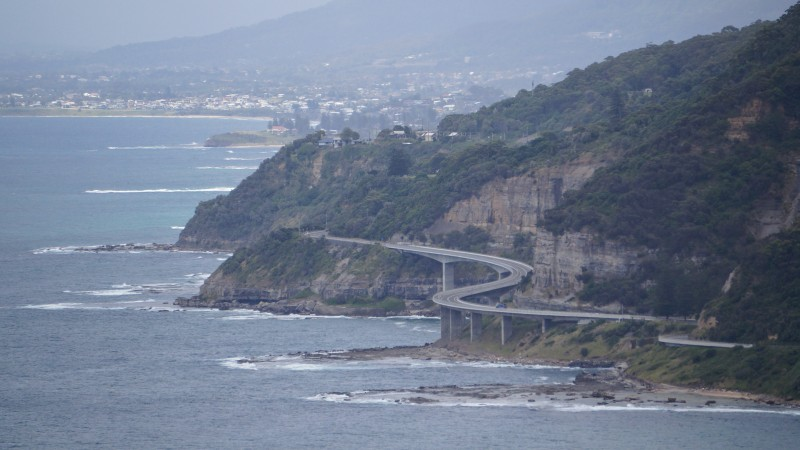
#> input picture practice/SeaCliffBridge_3_800.jpg, 800 x 450 px
$ python 04_03_lut_curve.py
#> lines starting #> are read from the running program, lines starting #| are printed output that depends on the picture

# https://docs.scipy.org/doc/scipy/reference/generated/scipy.interpolate.interp1d.html
# https://rawpedia.rawtherapee.com/Exposure#Parametric

import cv2
from scipy import interpolate
import numpy as np
from matplotlib import pyplot as plt


def get_diagram_as_image(fig_in):
    fig_in.canvas.draw()
    data = np.array(fig_in.canvas.renderer.buffer_rgba())
    data_bgr = cv2.cvtColor(data, cv2.COLOR_RGBA2BGR)

    return data_bgr


def create_curve_func(points, requested_kind='automatic'):
    """Return a function derived from control points."""
    global curve_kind

    curve_kind = 'none'

    if points is None:
        return None

    num_points = len(points)
    if num_points < 2:
        return None

    xs, ys = zip(*points)

    ax.scatter(xs, ys, color='r')

    if requested_kind == 'automatic':
        if num_points < 3:
            kind = 'linear'
        elif num_points < 4:
            kind = 'quadratic'
        else:
            kind = 'cubic'
    else:
        kind = requested_kind

    curve_kind = kind

    return interpolate.interp1d(xs, ys, kind, bounds_error=False)


im = cv2.imread('SeaCliffBridge_3_800.jpg', cv2.IMREAD_COLOR)
#> im is the input picture: shape (450, 800, 3); mean B, G, R 145, 125.1, 113.4
cv2.imshow('Original', im)

# Diagram settings
fig = plt.figure(figsize=(4, 4), dpi=100)
ax = fig.add_subplot(111)
ax.set_title('Tone curve LUT diagram')
plt.xlabel('Original intensity values')
plt.ylabel('Result of point operation')
plt.xlim([0, 255])
plt.ylim([0, 255])
plt.tight_layout()

# point_list = [(0, 0), (186, 216), (255, 255)]
# point_list = [(0, 0), (50, 30), (80, 70), (140, 160), (200, 220), (255, 255)]
point_list = [(0, 0), (70, 40), (128, 128), (186, 216), (255, 255)]
# point_list = [(0, 0), (25, 40), (80, 120), (170, 170), (255, 255)]

curve_kind = 'none'
curve = create_curve_func(point_list, 'automatic')
# curve = create_curve_func(point_list, 'linear')
orig_value = np.arange(0, 256, 1)
new_value = np.clip(curve(orig_value), 0, 255)
new_value_uint8 = np.uint8(new_value)

result = cv2.LUT(im, new_value_uint8)
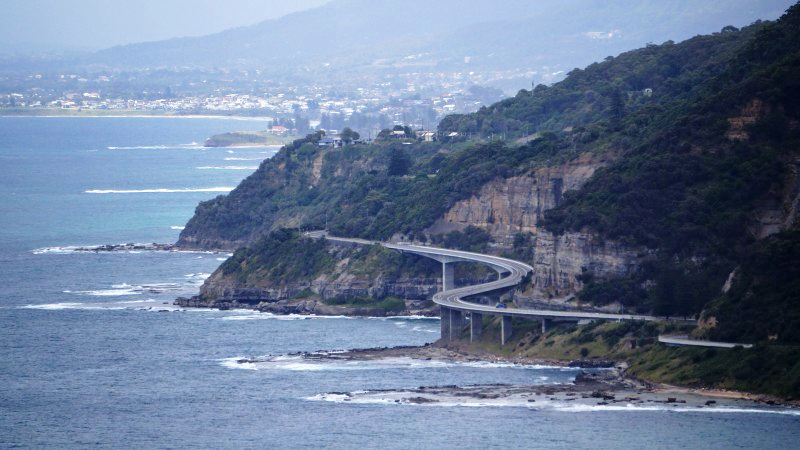
#> result: shape (450, 800, 3); mean B, G, R 152.3, 124, 106.6
cv2.imshow('Result', result)

# Show LUT diagram
ax.plot(orig_value, orig_value, 'g--', label='Original')
ax.plot(orig_value, new_value, 'r-', label='Tone curve (' + curve_kind + ')')
plt.legend()

lut_diag = get_diagram_as_image(fig)
#> in get_diagram_as_image, `data_bgr = cv2.cvtColor(data, cv2.COLOR_RGBA2BGR)`:
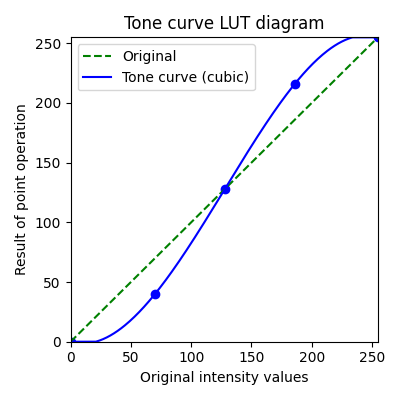
#> data_bgr: shape (400, 400, 3); mean R, G, B 245, 245.5, 246.8
cv2.imshow('lut_plot', lut_diag)

cv2.waitKey(0)
cv2.destroyAllWindows()
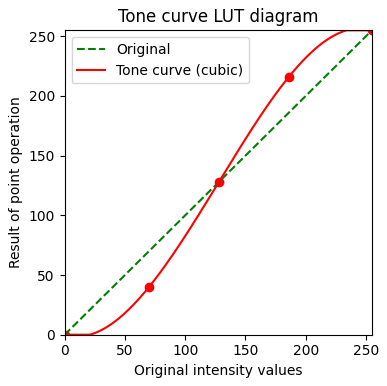
#> figure drawn by matplotlib, 1 panel; curve peaks at x = 255, y = 255; curve peaks at x = 234, y = 255

$ run again, with practice/SeaCliffBridge_1_800.jpg copied over practice/SeaCliffBridge_3_800.jpg
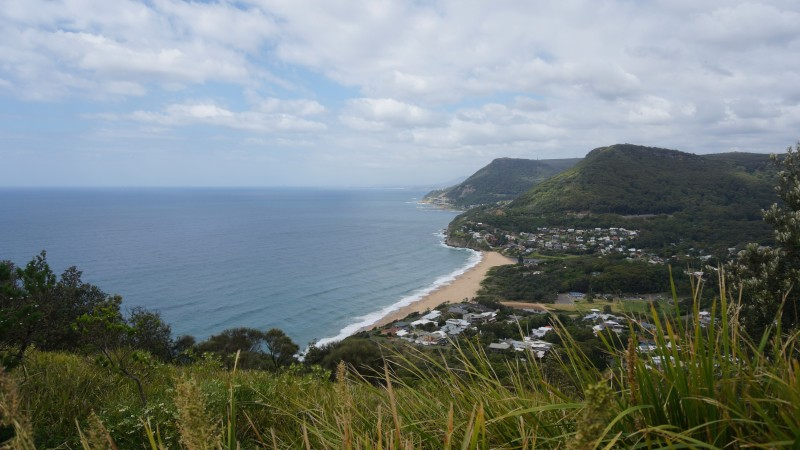
#> input picture practice/SeaCliffBridge_1_800.jpg, 800 x 450 px
#> im is the input picture: shape (450, 800, 3); mean B, G, R 129.3, 128.9, 118.6
#> `result = cv2.LUT(im, new_value_uint8)`:
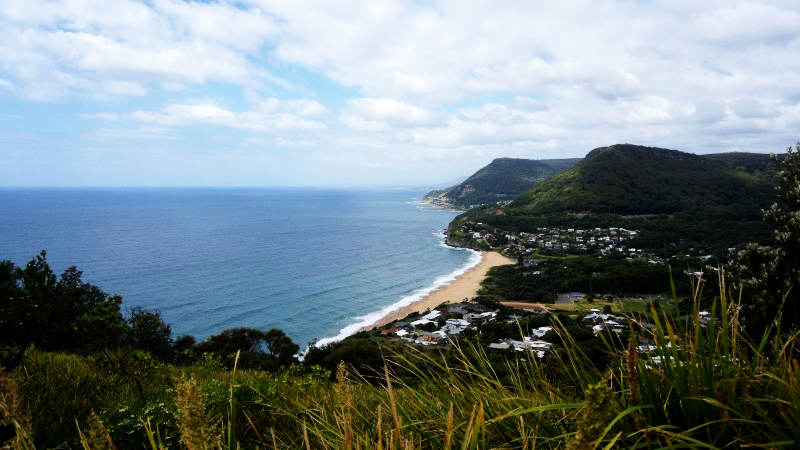
#> result: shape (450, 800, 3); mean B, G, R 133.2, 129.6, 115.9

$ run again, with practice/SeaCliffBridge_2_800.jpg copied over practice/SeaCliffBridge_3_800.jpg
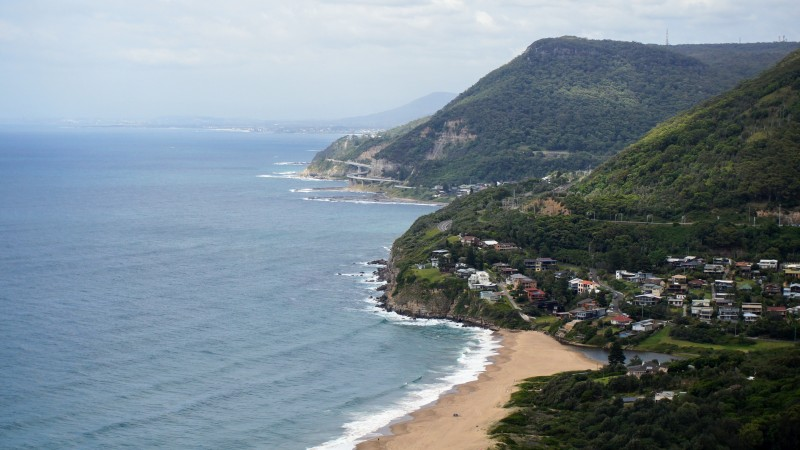
#> input picture practice/SeaCliffBridge_2_800.jpg, 800 x 450 px
#> im is the input picture: shape (450, 800, 3); mean B, G, R 142.5, 133.6, 119.3
#> `result = cv2.LUT(im, new_value_uint8)`:
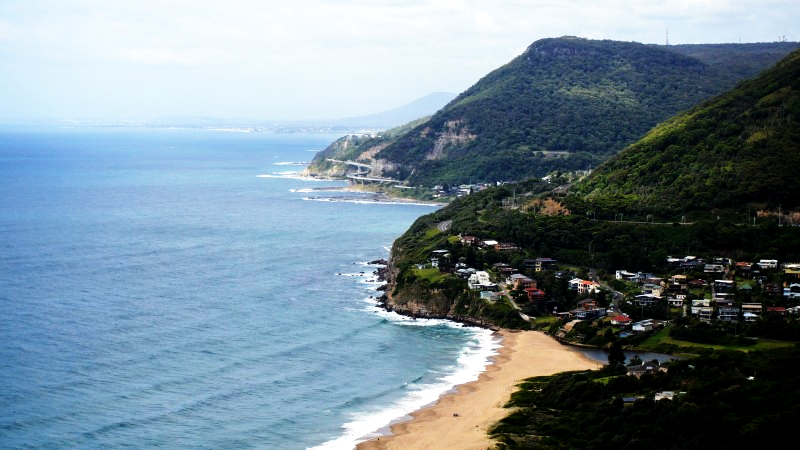
#> result: shape (450, 800, 3); mean B, G, R 148.2, 136.4, 117.2
